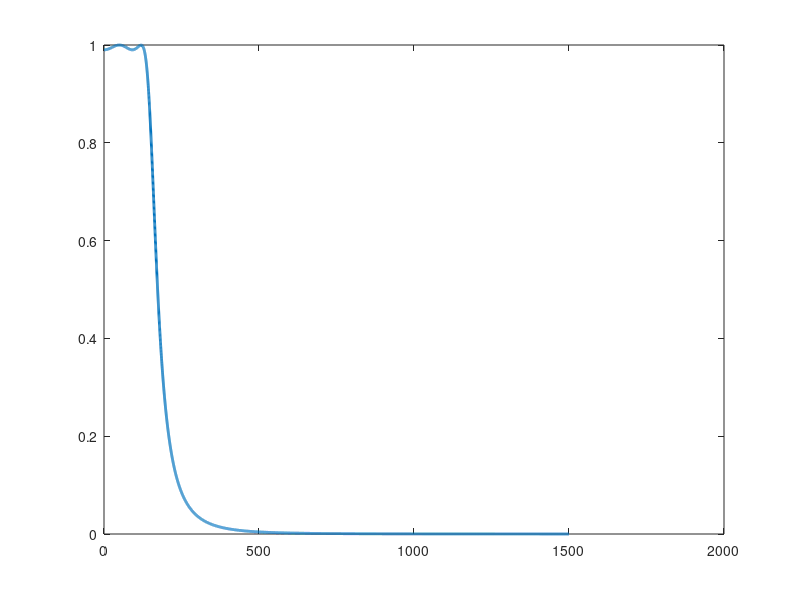

Write MATLAB code to recreate this figure. (Note: this script raises an error after producing the figure.)
%% LP Chebyshev
fp = 100; fs = 500;
wp=2*pi*fp; ws=2*pi*fs;  % Specs
delta_p = 0.01; delta_s = 0.01;
ap = -20*log10(1-delta_p);
as = -20*log10(delta_s);

% Determine parameters K and epsilon according to specs, while also
% choosing a more suitable wp to give buffer at spec'd wp and ws
K = ceil(acosh(sqrt((10^(as/10)-1) / (10^(ap/10)-1))) / acosh(ws/wp) );
wp = [wp, ws/cosh(acosh(sqrt((10^(as/10)-1) / (10^(ap/10)-1))) / K)];    % Range of values for wp
wp = mean(wp);   % Select middle value
epsilon = sqrt(10^(ap/10)-1);

% Now obtain polynomials that define the TF
k = 1:K;
H0 = (mod(K,2)==1) + (mod(K,2)==0)*(1/sqrt(1+epsilon^2));   % For even order, H0 always is 1; for odd, it's 1/...
pk = -wp*sinh(asinh(1/epsilon)/K)*sin(pi*(2*k-1)/(2*K)) + ...
    1j*wp*cosh(asinh(1/epsilon)/K)*cos(pi*(2*k-1)/(2*K));
B = H0*prod(-pk); A = poly(pk);

% Now the TF!
w = 0:ws*3;
H = B ./ (polyval(A, 1j*w));
f = w / (2*pi);
plot(f, abs(H), 'LineWidth', 2);
delta_p = 10^(-ap/20); delta_s = 10^(-as/20);
fp = wp / (2*pi); fs = ws / (2*pi);
pgon1 = polyshape([0 fp fp 0], [0 0 delta_p delta_p]);
pgon2 = polyshape([0 fp fp 0], [1 1 2 2]);
pgon3 = polyshape([fs fs 3*fs 3*fs], [delta_s 2 2 delta_s]);
hold on;
plot(pgon1);
plot(pgon2);
plot(pgon3);
hold off;
grid on;
order_str = ["Order: ", num2str(K)];
% xlabel('\omega (rad/s)'), ylabel('|H(j\omega)|'), title('Magnitude Response of Chebychev Type 1 Filter');
xlabel('f (Hz)'), ylabel('|H(jf)|'), title(['Magnitude Response of Chebychev Type 1 Filter', order_str]);
ylim([0 1.2]);


%% Compute components for filter implemented as a cascade of Sallen-key stages
% !!This assumes even order and no poles on real-axis!!

% Use sallenKeyCircuit2.m function to obtain Q and wn associated with each
% stage
sorted_poles = sort_complex_list(pk);
NN = length(sorted_poles);
Q = zeros(1,NN); wn = zeros(1,NN);
for i=1:NN
    [Q(i), wn(i), aa, zz] = sallenKeyCircuit2(sorted_poles(i,:));
end

% Use sallenKeyComponents to get R1,R2,C1,C2 of each stage given Q and wn
C = 10e-9; n = 100;
R1 = zeros(1,NN); R2 = zeros(1,NN);
C1 = zeros(1,NN); C2 = zeros(1,NN);
for i=1:NN
    [R1(i), R2(i), C1(i), C2(i)] = sallenKeyComponents(C,n,Q(i),wn(i));
end

%% Print stuff to text file
fid = fopen('Chebyshev Characteristics Part 2.txt','w');

fprintf(fid,'CHEBYSHEV FILTER\n\n');
fprintf(fid,'fp: %.0f Hz\t\t\t\tfs: %.0f Hz\n',fp,fs);
fprintf(fid,'delta_p: %.2f\t\t\tdelta_s: %.2f\n',delta_p,delta_s);
fprintf(fid,'ap: %.2f dB\t\t\t\tas: %.2f dB\n',ap,as);
fprintf(fid,'epsilon: %f\n\n',epsilon);
fprintf(fid,'Filter Order: %d\n\n',K);

fprintf(fid,'Poles (Hz):\n');
pk_Hz = pk/(2*pi);
pk_Hz = sort_complex_list(pk_Hz);
for i=1:length(pk_Hz)
    fprintf(fid,'%f +- %f\n',real(pk_Hz(i,1)),imag(pk_Hz(i,1)));
end

fprintf(fid,'\n\nStages:\n');
for i=1:NN
    fprintf(fid, 'Stage %d:\t\tQ: %3.3f\twn: %5.2f Hz\t\tR1: %.2f ohms\t\tR2: %.2f ohms\t\tC1: %.2f nF\t\tC2: %.2f nF\n', ...
        i, Q(i), wn(i)/(2*pi), R1(i), R2(i), C1(i)*1e9, C2(i)*1e9);
end

fclose(fid);
